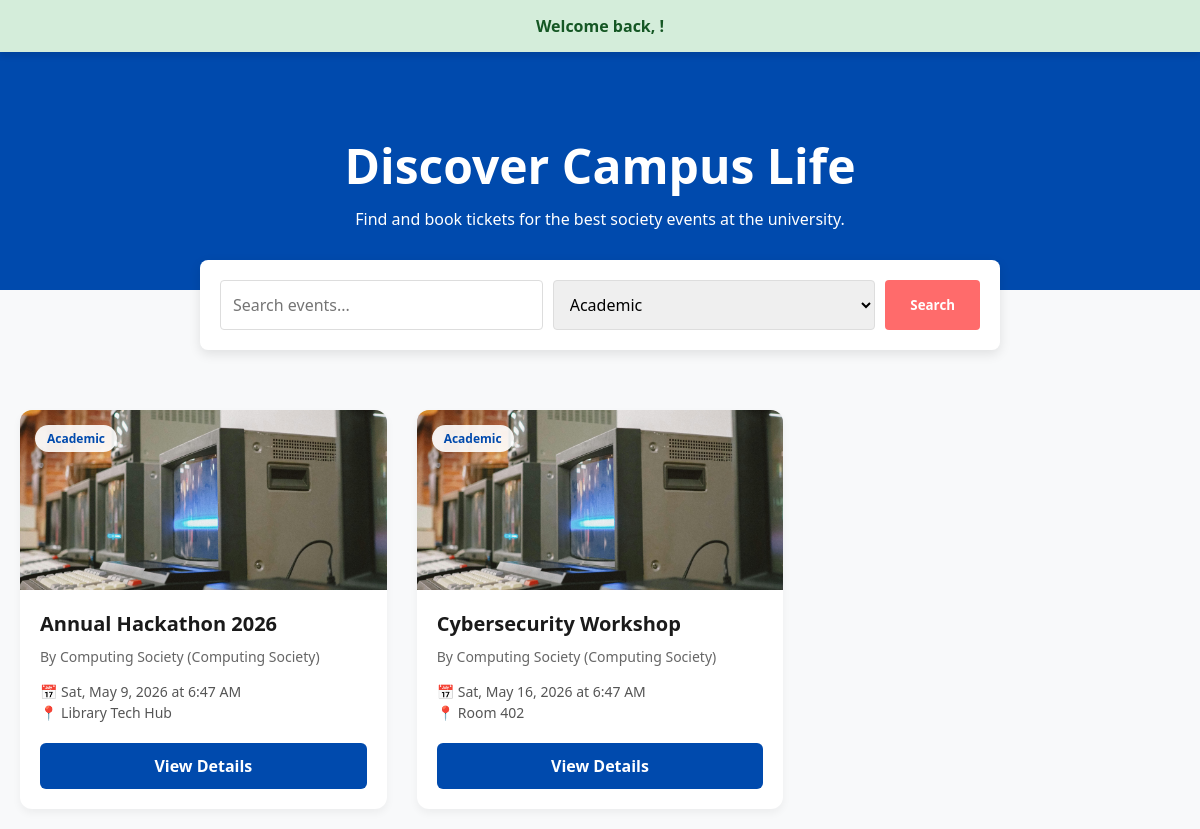
The app's page /index.php?category=Academic (signed in) with its own data.
### tables this page shows
CREATE TABLE `events` (
  `event_id` int(11) NOT NULL,
  `organiser_id` int(11) NOT NULL,
  `society_name` varchar(100) NOT NULL,
  `title` varchar(150) NOT NULL,
  `description` text NOT NULL,
  `event_date` datetime NOT NULL,
  `location` varchar(255) NOT NULL,
  `max_capacity` int(11) NOT NULL,
  `created_at` timestamp NOT NULL DEFAULT current_timestamp(),
  `category` varchar(50) NOT NULL DEFAULT 'Social',
  `image_path` varchar(255) DEFAULT NULL
);

CREATE TABLE `users` (
  `user_id` int(11) NOT NULL,
  `full_name` varchar(100) NOT NULL,
  `student_id` varchar(20) NOT NULL,
  `email` varchar(100) NOT NULL,
  `password_hash` varchar(100) NOT NULL,
  `role` enum('Admin','Organiser','Attendee') NOT NULL DEFAULT 'Attendee',
  `created_at` timestamp NOT NULL DEFAULT current_timestamp()
);

### index.php (the view, shortened to what this page needs)
<?php
require_once 'config/db.php';
$search_query = "";
$category_filter = "";
$sql = "SELECT e.*, u.full_name AS organiser_name
        FROM events e
        JOIN users u ON e.organiser_id = u.user_id
        WHERE e.event_date >= CURDATE()";
$params = [];
$types = "";
if (isset($_GET['category']) && !empty($_GET['category'])) {
    $category_filter = $_GET['category'];
    $sql .= " AND e.category = ?";
    $params[] = $category_filter;
    $types .= "s";
}
$sql .= " ORDER BY e.event_date ASC";
$stmt = $conn->prepare($sql);
if (!empty($params)) {
    $stmt->bind_param($types, ...$params);
}
$stmt->execute();
$events_result = $stmt->get_result();
$cat_result = $conn->query("SELECT * FROM event_categories ORDER BY category_name ASC");
?>
<!DOCTYPE html>
<html lang="en">
<head>
</head>
<body>
    <?php include $_SERVER['DOCUMENT_ROOT'] . '/su_events_app/includes/navbar.php'; ?>
    <?php include 'includes/flash.php'; ?>
    <div class="hero">
        <h1>Discover Campus Life</h1>
        <p>Find and book tickets for the best society events at the university.</p>
    </div>
    <form class="search-container" method="GET" action="index.php">
        <input type="text" name="search" placeholder="Search events..." value="<?php echo htmlspecialchars($search_query); ?>">
        <select name="category">
            <?php while($cat = $cat_result->fetch_assoc()): ?>
                <option value="<?php echo htmlspecialchars($cat['category_name']); ?>" <?php echo ($category_filter === $cat['category_name']) ? 'selected' : ''; ?>>
                    <?php echo htmlspecialchars($cat['category_name']); ?>
                </option>
            <?php endwhile; ?>
        </select>
        <button type="submit" class="btn-search">Search</button>
    </form>
    <div class="container">
        <?php if ($events_result->num_rows > 0): ?>
            <div class="event-grid">
                <?php while($event = $events_result->fetch_assoc()): ?>
                    <div class="card">
                        <div class="card-img-wrapper">
                            <?php if(!empty($event['image_path'])): ?>
                                <img src="<?php echo htmlspecialchars($event['image_path']); ?>" alt="Event Image" class="card-img">
                            <?php else: ?>
                                <div style="width:100%; height:100%; display:flex; align-items:center; justify-content:center; color:#999; background:#e9ecef;">No Image</div>
                            <?php endif; ?>
                            <div class="card-badge"><?php echo htmlspecialchars($event['category']); ?></div>
                        </div>
                        <div class="card-body">
                            <h3 class="card-title"><?php echo htmlspecialchars($event['title']); ?></h3>
                            <div class="card-org">By <?php echo htmlspecialchars($event['society_name']); ?> (<?php echo htmlspecialchars($event['organiser_name']); ?>)</div>
                            <div class="card-details">
                                📅 <?php echo date('D, M j, Y \a\t g:i A', strtotime($event['event_date'])); ?><br>
                                📍 <?php echo htmlspecialchars($event['location']) ?: 'TBD'; ?>
                            </div>
                            <a href="event_details.php?id=<?php echo $event['event_id']; ?>" class="btn-details">View Details</a>
                        </div>
                    </div>
                <?php endwhile; ?>
            </div>
        <?php endif; ?>
    </div>
</body>
</html>

### index.php (style rules this page uses)
* { box-sizing: border-box; margin: 0; padding: 0; font-family: 'Segoe UI', Tahoma, Geneva, Verdana, sans-serif; }
body { background-color: #f8f9fa; color: #333; }
.hero { background: #004aad; color: white; padding: 60px 20px; text-align: center; }
.hero h1 { font-size: 3rem; margin-bottom: 10px; }
.search-container { max-width: 800px; margin: -30px auto 40px; background: white; padding: 20px; border-radius: 8px; box-shadow: 0 4px 12px rgba(0,0,0,0.1); display: flex; gap: 10px; }
.search-container input, .search-container select { flex: 1; padding: 12px; border: 1px solid #ddd; border-radius: 4px; font-size: 16px; }
.btn-search { background: #ff6b6b; color: white; border: none; padding: 12px 25px; border-radius: 4px; font-weight: bold; cursor: pointer; transition: 0.2s; }
.container { max-width: 1200px; margin: 0 auto; padding: 20px; }
.event-grid { display: grid; grid-template-columns: repeat(auto-fill, minmax(300px, 1fr)); gap: 30px; }
.card { background: white; border-radius: 12px; overflow: hidden; box-shadow: 0 4px 8px rgba(0,0,0,0.05); transition: transform 0.2s, box-shadow 0.2s; display: flex; flex-direction: column; }
.card-img-wrapper { height: 180px; background: #e9ecef; position: relative; }
.card-img { width: 100%; height: 100%; object-fit: cover; }
.card-badge { position: absolute; top: 15px; left: 15px; background: rgba(255, 255, 255, 0.9); padding: 5px 12px; border-radius: 20px; font-size: 12px; font-weight: bold; color: #004aad; }
.card-body { padding: 20px; display: flex; flex-direction: column; flex-grow: 1; }
.card-title { font-size: 1.25rem; margin-bottom: 10px; color: #1a1a1a; }
.card-org { color: #666; font-size: 14px; margin-bottom: 15px; }
.card-details { font-size: 14px; color: #555; margin-bottom: 20px; flex-grow: 1; line-height: 1.5; }
.btn-details { display: block; text-align: center; background: #004aad; color: white; text-decoration: none; padding: 12px; border-radius: 6px; font-weight: bold; transition: background 0.2s; }

### records on screen
events: image_path (picture), category "Academic", title "Annual Hackathon 2026", society_name "Computing Society", organiser.full_name "Computing Society", event_date "Sat, May 9, 2026 at 6:47 AM", location "Library Tech Hub"
events: image_path (picture), category "Academic", title "Cybersecurity Workshop", society_name "Computing Society", organiser.full_name "Computing Society", event_date "Sat, May 16, 2026 at 6:47 AM", location "Room 402"

### other values on screen
$_SESSION['flash_success'] "Welcome back, !"
form field category "Academic"
